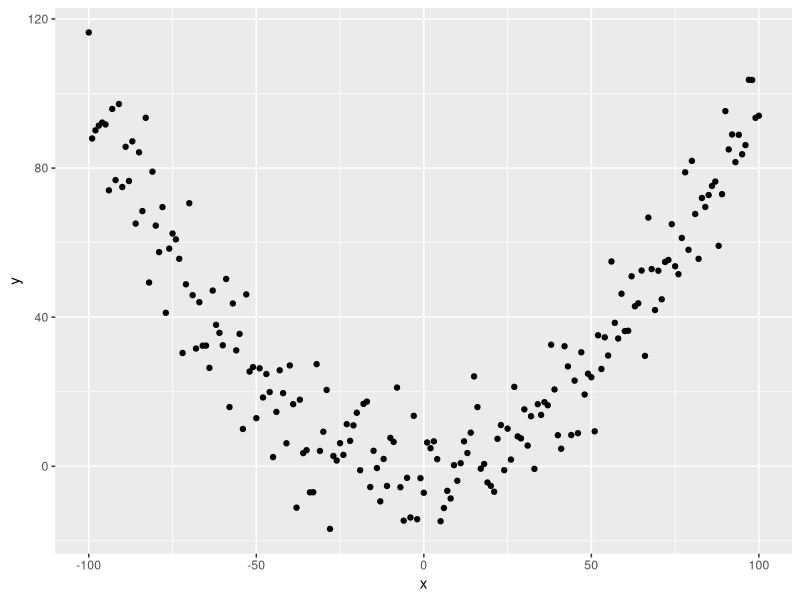

Here is the R script that generated this plot:
## ---- chunk 1
library(tidyverse)
## ---- chunk 2
# set x range
x <- -100:100
# define y without error
y_det <- 0.01*x^2
# add some random variation
y <- y_det+rnorm(length(x),0,10)

# create dataframe and plot
df <- data.frame(x, y)
ggplot(df, aes(x = x, y = y))+
  geom_point()
